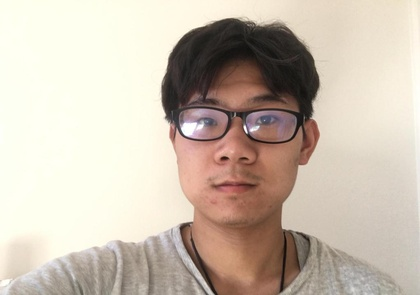
%> input picture ENGN4528_codes/ENGN4528_CLAB2/face_02_u6600985.jpg, 420 x 295 px, shrunk from 1024 x 720 before the run
$ octave task4.m   (GNU Octave 9; MATLAB toolbox functions it lacks are replaced by stand-ins)
%> lines starting %> are read from the running program, lines starting %| are printed output that depends on the picture
### ENGN4528_codes/ENGN4528_CLAB1/my_median_filter.m
function im_out = my_median_filter(noisy_img)
%this function denoise with a 3*3 median filter;
[a,b] = size(noisy_img);
im_out = zeros(a-2,b-2);

for i = 1:a-2
    for j = 1:b-2
        img_window = noisy_img(i:i+2,j:j+2);
        img_window = sort(reshape(img_window, [9 1]));
        im_out(i,j) = img_window(5);
    end
end

### ENGN4528_codes/ENGN4528_CLAB1/my_Gauss_filter.m
function im_out = my_Gauss_filter(noisy_image, my_9x9_gausskernel)
%gauss_kernel should be prepared already
[a,b] = size(noisy_image);
im_out = zeros(a-8,b-8);
gauss = reshape(my_9x9_gausskernel,[1,81]);

for i = 1:a-8
    for j = 1:b-8
        img_window = noisy_image(i:i+8,j:j+8);
        img_window = reshape(img_window,[81,1]);
        im_out(i,j) = gauss*img_window;
    end
end


### ENGN4528_codes/ENGN4528_CLAB1/my_sobel_filter.m
function im_out = my_sobel_filter(img,mode)
%this function denoise with a 3*3 sobel filter;
filter1 = [1,0,-1,2,0,-2,1,0,-1];
filter2 = [1,2,1,0,0,0,-1,-2,-1];
if mode == 1
    myfilter = filter1;
else
    myfilter = filter2;
end
[a,b] = size(img);
im_out = zeros(a-2,b-2);

for i = 1:a-2
    for j = 1:b-2
        img_window = img(i:i+2,j:j+2);
        img_window = reshape(img_window, [9 1]);
        im_out(i,j) = myfilter*img_window;
    end
end

### CLab1/codes/task4.m
clear all;
close all;
clc;
%step 1
fin = imread('face_02_u6600985.jpg');
%> fin is the input picture: size 295x420x3 uint8; mean R, G, B 202.5, 189.8, 175.6
fin = rgb2gray(fin);
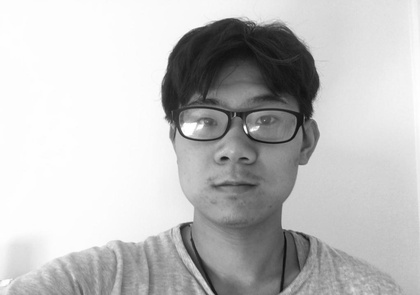
%> fin: size 295x420 uint8; min 9, max 255, mean 192
fin = double(fin);
%> fin: size 295x420 double
[a,b] = size(fin);
%> a = 295; b = 420
tmp = reshape(fin,[a*b,1]);
random_sequence = randperm(a*b);
bound = floor(a*b/20);
%> bound = 6195
to1 = random_sequence(1:bound);
to0 = random_sequence(bound+1:bound*2);
tmp(to1) = 255;
tmp(to0) = 0;
tmp = reshape(tmp,[a b]);
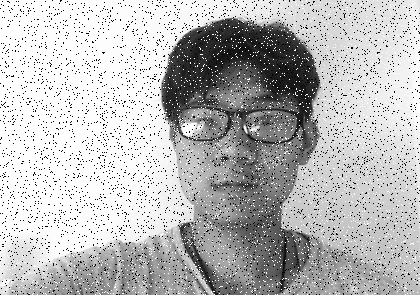
%> tmp: size 295x420 double; min 0, max 255, mean 185.6
figure;
imshow(tmp,[]);

my_denoise = my_median_filter(tmp);
inbuilt = medfilt2(tmp,[3 3]);
figure;
subplot(1,2,1);
imshow(my_denoise,[]);
title('Result of my median filter');
subplot(1,2,2);
imshow(inbuilt,[]);
title('Result of Matlab inbuilt median filter');

H = fspecial('gaussian', [9 9], 30)
mmy_denoise = my_Gauss_filter(tmp,H);
%> after the loop in my_Gauss_filter, `for i = 1:a-8`:
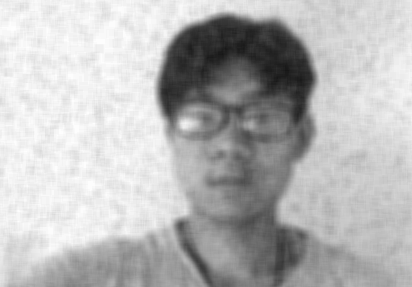
%> im_out: size 287x412 double; min 22.57, max 254.1, mean 184.6
minbuilt = imfilter(tmp,H);
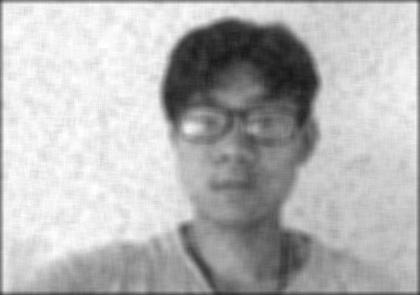
%> minbuilt: size 295x420 double; min 22.57, max 254.1, mean 183

figure;
subplot(2,2,1);
imshow(my_denoise,[]);
title('Result of my median filter');
subplot(2,2,2);
imshow(inbuilt,[]);
title('Result of Matlab inbuilt median filter');
subplot(2,2,3);
imshow(mmy_denoise,[]);
title('Result of my gaussian filter');
subplot(2,2,4);
imshow(minbuilt,[]);
title('Result of Matlab inbuilt gaussian filter');

%Step 2
my_sobel_1 = my_sobel_filter(fin,1);
%> after the loop in my_sobel_filter, `for i = 1:a-2`:
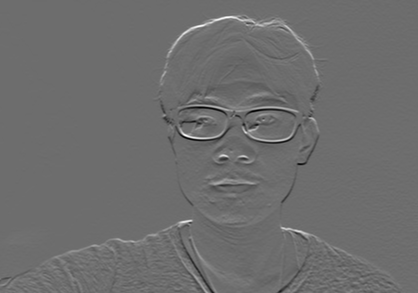
%> im_out: size 293x418 double; min -525, max 699, mean 2.4; drawn with min black and max white
my_sobel_2 = my_sobel_filter(fin,2);
%> call 2 of my_sobel_filter, with mode = 2
%> after the loop in my_sobel_filter (call 2), `for i = 1:a-2`:
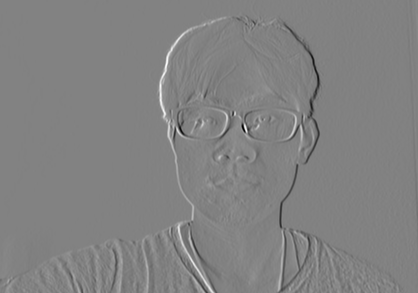
%> im_out: size 293x418 double; min -708, max 680, mean 0.4; drawn with min black and max white
kernel = fspecial('sobel');
inbuilt_sobel = imfilter(fin,kernel);
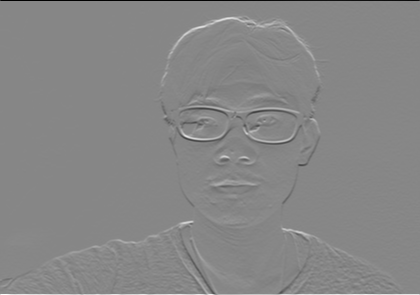
%> inbuilt_sobel: size 295x420 double; min -1012, max 903, mean 1.2; drawn with min black and max white

figure;
subplot(1,3,1);
imshow(my_sobel_1,[]);
title('My sobel filter(Vertical)');
subplot(1,3,2);
imshow(my_sobel_2,[]);
title('My sobel filter(Horizon)');
subplot(1,3,3);
imshow(inbuilt_sobel,[]);
title('Matlab inbuilt sobel filter');
